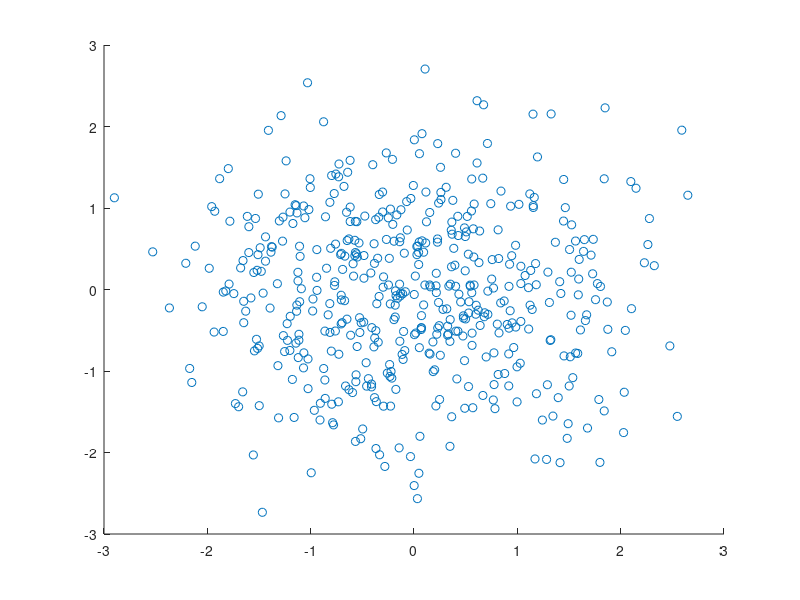

The MATLAB source for this figure: (Note: this script raises an error after producing the figure.)
N=500;
figure;
hold on;
x=randn(1, N);
y=randn(1, N);
h = scatter(x, y, 'r.')
CORR = corrcoef(x, y)
title('Correlation coef = ' + string(CORR(1, 2)))